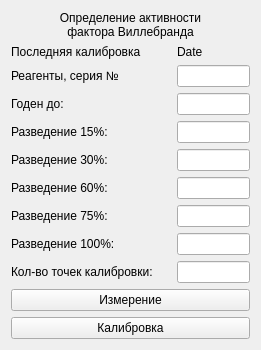
<?xml version="1.0" encoding="UTF-8"?>
<ui version="4.0">
 <class>Agr2</class>
 <widget class="QWidget" name="Agr2">
  <property name="geometry">
   <rect>
    <x>0</x>
    <y>0</y>
    <width>261</width>
    <height>331</height>
   </rect>
  </property>
  <property name="windowTitle">
   <string>Form</string>
  </property>
  <layout class="QVBoxLayout" name="verticalLayout">
   <item>
    <widget class="QLabel" name="label">
     <property name="text">
      <string>Определение активности
фактора Виллебранда</string>
     </property>
     <property name="alignment">
      <set>Qt::AlignCenter</set>
     </property>
     <property name="buddy">
      <cstring>startButton</cstring>
     </property>
    </widget>
   </item>
   <item>
    <layout class="QFormLayout" name="formLayout_7">
     <item row="0" column="0">
      <widget class="QLabel" name="label_1">
       <property name="text">
        <string>Последняя калибровка</string>
       </property>
      </widget>
     </item>
     <item row="0" column="1">
      <widget class="QLabel" name="label_calibrationData">
       <property name="minimumSize">
        <size>
         <width>40</width>
         <height>0</height>
        </size>
       </property>
       <property name="text">
        <string>Date</string>
       </property>
      </widget>
     </item>
     <item row="1" column="0">
      <widget class="QLabel" name="label_2">
       <property name="text">
        <string>Реагенты, серия №</string>
       </property>
       <property name="buddy">
        <cstring>lineEdit_8</cstring>
       </property>
      </widget>
     </item>
     <item row="1" column="1">
      <widget class="QLineEdit" name="lineEdit_8"/>
     </item>
     <item row="2" column="0">
      <widget class="QLabel" name="label_3">
       <property name="text">
        <string>Годен до:</string>
       </property>
       <property name="buddy">
        <cstring>lineEdit_9</cstring>
       </property>
      </widget>
     </item>
     <item row="2" column="1">
      <widget class="QLineEdit" name="lineEdit_9"/>
     </item>
     <item row="3" column="0">
      <widget class="QLabel" name="label_4">
       <property name="text">
        <string>Разведение 15%:</string>
       </property>
       <property name="buddy">
        <cstring>lineEdit_15</cstring>
       </property>
      </widget>
     </item>
     <item row="3" column="1">
      <widget class="QLineEdit" name="lineEdit_15"/>
     </item>
     <item row="4" column="0">
      <widget class="QLabel" name="label_5">
       <property name="text">
        <string>Разведение 30%:</string>
       </property>
       <property name="buddy">
        <cstring>lineEdit_10</cstring>
       </property>
      </widget>
     </item>
     <item row="4" column="1">
      <widget class="QLineEdit" name="lineEdit_10"/>
     </item>
     <item row="5" column="0">
      <widget class="QLabel" name="label_6">
       <property name="text">
        <string>Разведение 60%:</string>
       </property>
       <property name="buddy">
        <cstring>lineEdit_11</cstring>
       </property>
      </widget>
     </item>
     <item row="5" column="1">
      <widget class="QLineEdit" name="lineEdit_11"/>
     </item>
     <item row="6" column="0">
      <widget class="QLabel" name="label_7">
       <property name="text">
        <string>Разведение 75%:</string>
       </property>
       <property name="buddy">
        <cstring>lineEdit_12</cstring>
       </property>
      </widget>
     </item>
     <item row="6" column="1">
      <widget class="QLineEdit" name="lineEdit_12"/>
     </item>
     <item row="7" column="0">
      <widget class="QLabel" name="label_8">
       <property name="text">
        <string>Разведение 100%:</string>
       </property>
       <property name="buddy">
        <cstring>lineEdit_13</cstring>
       </property>
      </widget>
     </item>
     <item row="7" column="1">
      <widget class="QLineEdit" name="lineEdit_13"/>
     </item>
     <item row="8" column="0">
      <widget class="QLabel" name="label_10">
       <property name="minimumSize">
        <size>
         <width>160</width>
         <height>0</height>
        </size>
       </property>
       <property name="text">
        <string>Кол-во точек калибровки:</string>
       </property>
       <property name="buddy">
        <cstring>lineEdit_14</cstring>
       </property>
      </widget>
     </item>
     <item row="8" column="1">
      <widget class="QLineEdit" name="lineEdit_14"/>
     </item>
    </layout>
   </item>
   <item>
    <widget class="QPushButton" name="startButton">
     <property name="text">
      <string>Измерение</string>
     </property>
     <property name="shortcut">
      <string>Return</string>
     </property>
    </widget>
   </item>
   <item>
    <widget class="QPushButton" name="calibrButton">
     <property name="text">
      <string>Калибровка</string>
     </property>
     <property name="shortcut">
      <string>Ctrl+Return</string>
     </property>
    </widget>
   </item>
  </layout>
 </widget>
 <resources/>
 <connections/>
</ui>
